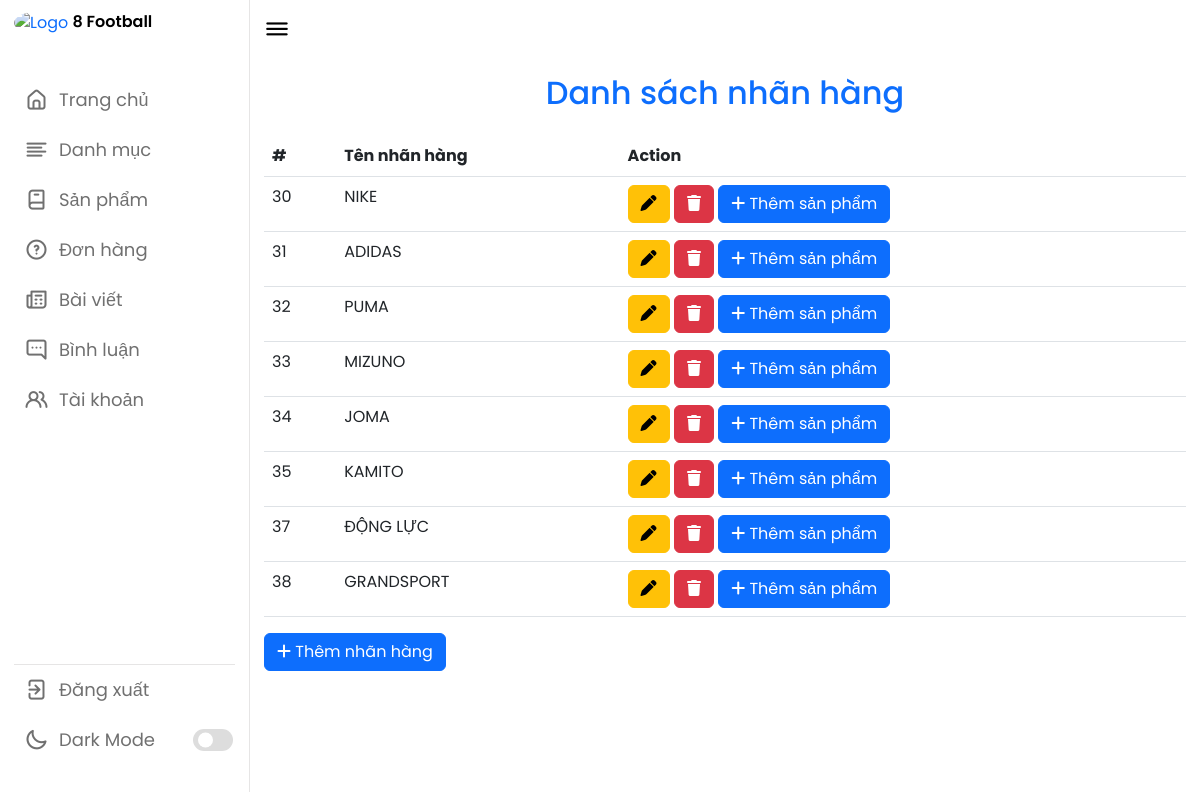
Page /admin/index.php?act=list-categories on the committed database.
### tables this page shows
CREATE TABLE `danhmuc` (
  `id_dm` int(11) NOT NULL,
  `name_dm` varchar(255) NOT NULL
);

### model/pdo.php (called while the page is built, shortened)
<?php
function pdo_get_connection()
{
    $dburl = "mysql:host=localhost;dbname=playmobile;charset=utf8";
    $username = 'root';
    $password = '';
    $conn = new PDO($dburl, $username, $password);
    $conn->setAttribute(PDO::ATTR_ERRMODE, PDO::ERRMODE_EXCEPTION);
    return $conn;
}
function pdo_query($sql)
{
    $sql_args = array_slice(func_get_args(), 1);
    try {
        $conn = pdo_get_connection();
        $stmt = $conn->prepare($sql);
        $stmt->execute($sql_args);
        $rows = $stmt->fetchAll();
        return $rows;
    } catch (PDOException $e) {
        throw $e;
    } finally {
        unset($conn);
    }
}

### model/category.php (called while the page is built, shortened)
<?php
require_once 'pdo.php';
function loadAll(){
    $sql="SELECT * FROM `danhmuc`";
    $listCat = pdo_query($sql);
    return $listCat;
}
?>

### admin/categories/list.php (the view)
<table class="table mt-4">
<br>
     <br>
     <h2 class="text-center text-primary mt-3">Danh sách nhãn hàng</h2>
     <thead>
     <tr>
          <th scope="col">#</th>
          <th scope="col">Tên nhãn hàng</th>
          <th scope="col">Action</th>
     </tr>
     </thead>
     <tbody>
     <tr>
         <?php
         require_once '../model/category.php';
         $listCat = loadAll();
         foreach($listCat as $cat){
            $suacate = "index.php?act=update-category&id_dm=".$cat['id_dm'];
            $xoacate = "index.php?act=delete-category&id_dm=".$cat['id_dm'];
            ?>
            <tr> <td scope="row"> <?=$cat['id_dm']?> </td>
              <td scope="row"><?=$cat['name_dm']?></td>
              <td>
              <a href="<?=$suacate?>"><button type="button" class="btn btn-warning" name="edit-category"><i class="fa-solid fa-pen"></i> </button></a>
              <a href="<?=$xoacate?>"><button type="button" class="btn btn-danger" name="deletecate" onclick="return confirm('Những sản phẩm trong danh mục này cũng sẽ bị xóa, xác nhận ?')"> <i class="fa-solid fa-trash"></i> </button></a>
              <a href="index.php?act=add-product-with-cat&id_dm=<?=$cat['id_dm']?>" class="btn btn-primary"> <i class="fa-solid fa-plus"></i> Thêm sản phẩm</a>
            </td> </tr>
         <?php  } ?>
     </tbody>
</table>
<a href="index.php?act=add-category" class="btn btn-primary"> <i class="fa-solid fa-plus"></i> Thêm nhãn hàng</a>

### public/index.css (style rules this page uses)
* { margin: 0; padding: 0; box-sizing: border-box; font-family: 'Poppins', sans-serif; }
:root { --primary-color: #0E4BF1; --panel-color: #FFF; --text-color: #000; --black-light-color: #707070; --border-color: #e6e5e5; --toggle-color: #DDD; --box1-color: #4DA3FF; --box2-color: #FFE6AC; --box3-color: #E7D1FC; --title-icon-color: #fff; --button-text-color: #3A3B3C; --button-hover-text-color: #FFF; --button-bg-color: #FFF; --tran-05: all 0.5s ease; --tran-03: all 0.3s ease; --tran-03: all 0.2s ease; }
body { min-height: 100vh; background-color: var(--primary-color); }

### rows in the picture
danhmuc: id_dm "30", name_dm "NIKE"
danhmuc: id_dm "31", name_dm "ADIDAS"
danhmuc: id_dm "32", name_dm "PUMA"
danhmuc: id_dm "33", name_dm "MIZUNO"
danhmuc: id_dm "34", name_dm "JOMA"
danhmuc: id_dm "35", name_dm "KAMITO"
danhmuc: id_dm "37", name_dm "ĐỘNG LỰC"
danhmuc: id_dm "38", name_dm "GRANDSPORT"
